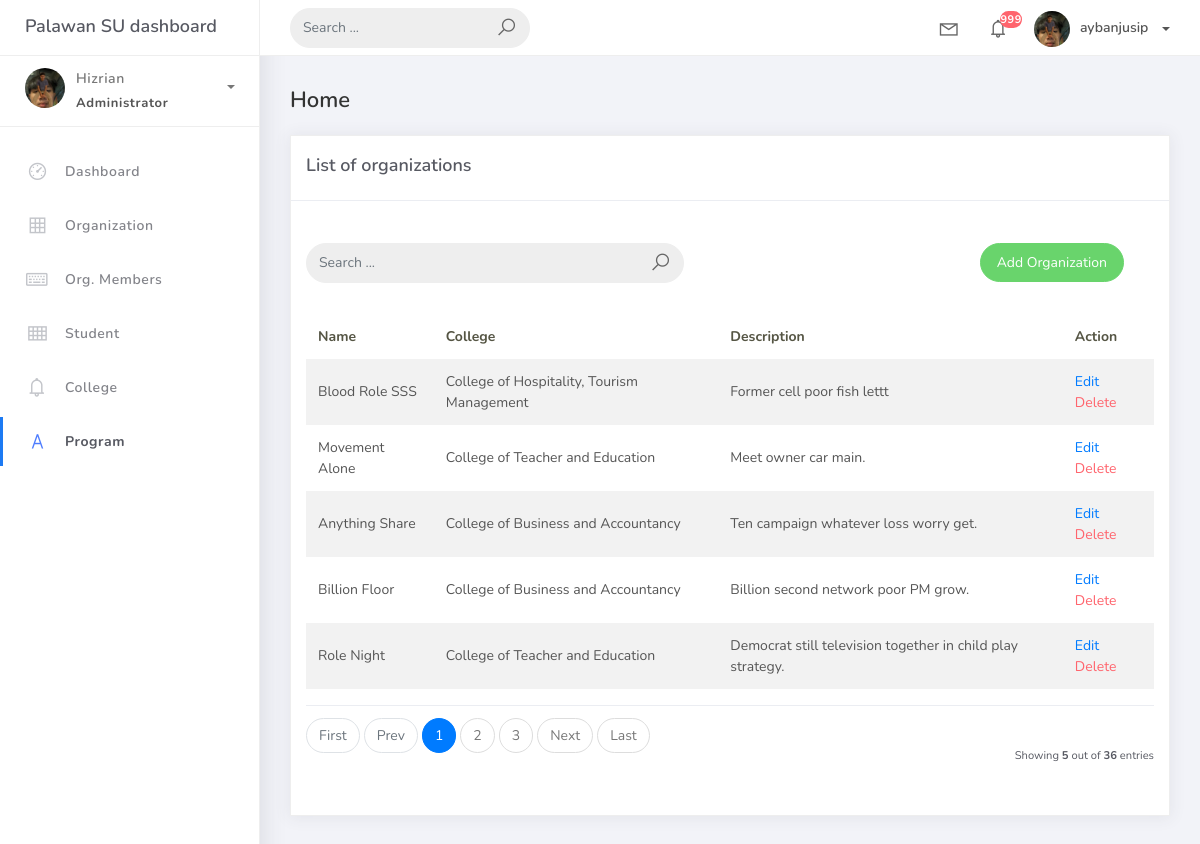
The page /organization_list on the database as committed earlier.
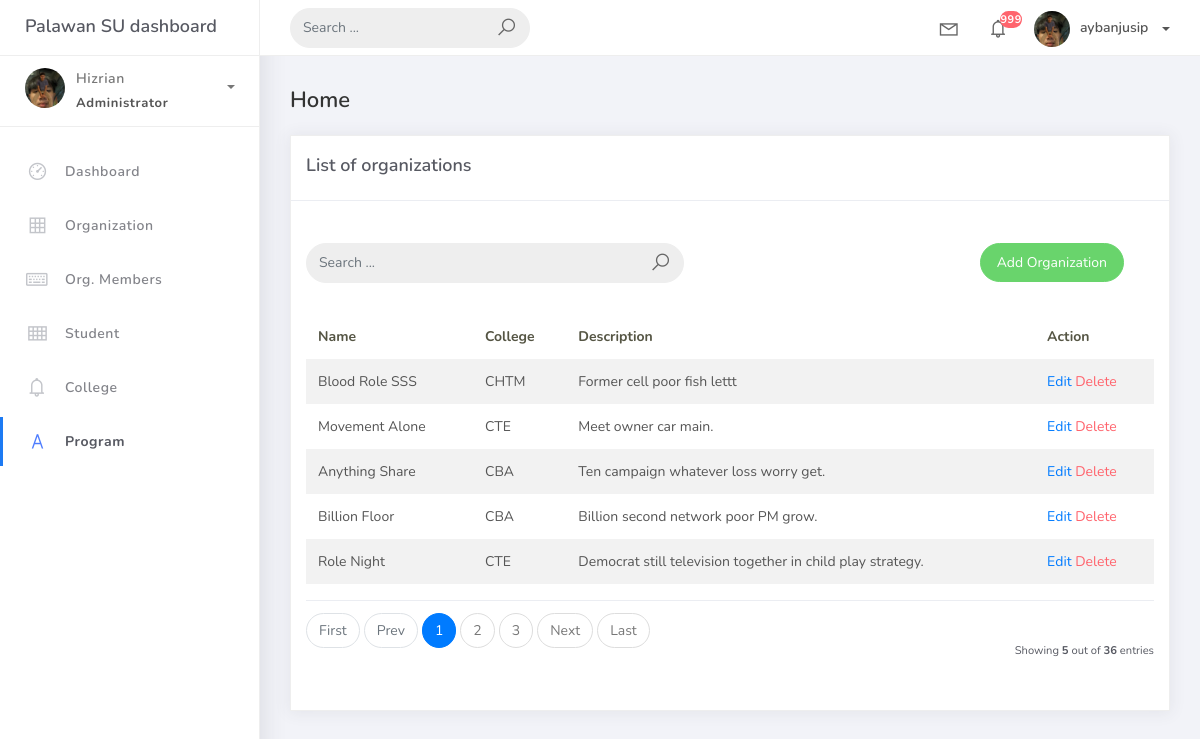
The same page on the database as committed later.
### studentorg/models.py (models this page shows, shortened)
class BaseModel(models.Model):
    created_at = models.DateTimeField(auto_now_add=True, db_index=True)
    updated_at = models.DateTimeField(auto_now=True)
    class Meta:
        abstract = True

class Organization(BaseModel):
    name = models.CharField(max_length=250)
    college = models.ForeignKey(
        College, null=True, blank=True, on_delete=models.CASCADE)
    description = models.CharField(max_length=500)

class College(BaseModel):
    college_name = models.CharField(max_length=150)
    def __str__(self):
        return self.college_name

### studentorg/views.py (the view)
# urls.py: path('organization_list',OrganizationList.as_view(), name='organization-list'),
class OrganizationList(ListView):
    model = Organization
    context_object_name = 'organization'
    template_name = 'org_list.html'
    paginate_by = 5
    def get_queryset(self, *args, **kwargs):
         qs = super(OrganizationList, self).get_queryset(*args, **kwargs)
         if self.request.GET.get("q") != None:
             query = self.request.GET.get('q')
             qs = qs.filter(Q(name__icontains=query) |
                            Q(description__icontains=query))
         return qs

### templates/org_list.html (shortened to what this page needs)
{% extends 'base.html' %} {% load static %} {% block content %}
<div class="content">
  <div class="container-fluid">
    <h4 class="page-title">Home</h4>
     <div class="row">
      <div class="col-md-12">
        <div class="card">
         <div class="card-header">
           <div class="card-title">List of organizations</div>
        </div>
        <br />
        <div class="col-md-12 row">
            <div class="col-md-6">
                <br/>
              <form class="navbar-left navbar-form nav-search mr-md-3" action="{% url 'organization-list' %}">
                <div class="input-group">
                  <input type="text" placeholder="Search ..." class="form-control" name="q" />
                  <div class="input-group-append">
                    <span class="input-group-text">
                      <i class="la la-search search-icon"></i>
                    </span>
                  </div>
                </div>
              </form>
            </div>
            <div class="col-md-6">
              <div class="pull-right">
                <br/>
                <a href="{% url 'organization-add' %}" class="btn btn-success btn-rounded">Add Organization</a>
              </div>
            </div>
          </div>
        <div class="card-body">
        <table class="table table-striped mt-3">
        <thead>
            <tr>
              <th scope="col">Name</th>
              <th scope="col">College</th>
              <th scope="col">Description</th>
              <th scope="col">Action</th>
            </tr>
            </thead>
            <tbody>
              {% for object in object_list %}
              <tr>
                <td>{{ object.name}}</td>
                <td>{{ object.college }}</td>
                <td>{{ object.description }}</td>
                <td>
                    <a href="organization_list/{{ object.id }}">Edit</a>
                    <a href="organization_list/{{ object.id }}/delete" class="text-danger">Delete</a>
                </td>
              </tr>
              {% empty %}
              <tr>
                <td colspan="4" style="text-align: center;">
                    <p class="text-sm font-weight-bold mb-0">No Record Found</p>
                </td>
              </tr>
              {% endfor %}
              </tbody>
            </table>
            {% include 'includes/pagination.html' %}
           </div>
          </div>
        </div>
      </div>
    </div>
</div>
{% endblock %}

Rows that differ between the two databases and show on the page:
changed through a linked row, Organization "Blood Role SSS": college "College of Hospitality, Tourism Management" → "CHTM"
changed through a linked row, Organization "Movement Alone": college "College of Teacher and Education" → "CTE"
changed through a linked row, Organization "Anything Share": college "College of Business and Accountancy" → "CBA"
changed through a linked row, Organization "Billion Floor": college "College of Business and Accountancy" → "CBA"
changed through a linked row, Organization "Role Night": college "College of Teacher and Education" → "CTE"
